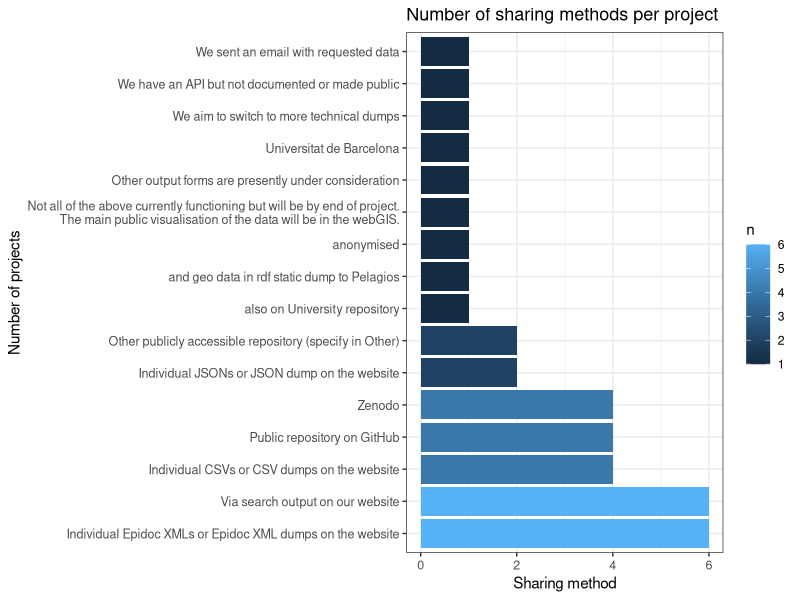

Generate this figure with R:
## ---- chunk 1
knitr::opts_chunk$set(echo = FALSE)

library(tidyverse)
## ---- chunk 2
# loading data from TSV file
partners<- read_tsv("../data/01_scoping_survey_anonymised.tsv")
## ---- chunk 3
partners_language <- as.data.frame(unlist(str_split(partners$Language_clean, "; ")))
colnames(partners_language) <- c("language")

partners_language_ratio <- partners_language %>% 
  count(language, sort=T) %>% 
  mutate(ratio = round(n/(sum(n)/100)))
partners_language_ratio
## ---- chunk 4
partners %>% 
  count(Website)
## ---- chunk 5
IT <- partners %>% 
  count(`Does you project have an IT specialist(s)?`, sort=T) %>% 
  rename(IT_spec = `Does you project have an IT specialist(s)?`) %>% 
  mutate(ratio = round(n/(sum(n)/100)))
IT
## ---- chunk 6
format <- partners %>% 
  count(`Our projects stores epigraphic data in the following formats`, sort=T) %>% 
  rename(format = `Our projects stores epigraphic data in the following formats`) %>% 
  mutate(no_format = str_count(format, ",") + 1)
format
## ---- chunk 7
share<- partners %>% 
  count(`Do you share your data outside of your project`, sort=T) %>% 
  rename(share = `Do you share your data outside of your project`) %>% 
  mutate(ratio = round((n/(sum(n)/100))))
share
## ---- chunk 8
outshare<- partners %>% 
  count(`How do share your data with users outside your project`, sort=T) %>% 
  rename(share_all = `How do share your data with users outside your project`) %>% 
  mutate(share_method = str_count(share_all, "; ") + 1) 

outshare
## ---- chunk 9

sharingserv <- as.data.frame(unlist(str_split(partners$`How do share your data with users outside your project`, "; ")))
colnames(sharingserv) <- c("service")


sharing_service <- sharingserv %>% 
  count(service, sort= T) 

sharingplot<- sharing_service %>% 
  ggplot() + 
  geom_col(aes(y= reorder(service, -n), x= n, fill = n), width = 0.9) + 
  scale_y_discrete(labels = function(x) str_wrap(x, width = 75))  +
  ggtitle("Number of sharing methods per project") +
  xlab("Sharing method") + ylab("Number of projects") +
  #coord_flip() +
  theme_bw() +
  #coord_cartesian(xlim = c(0, 5)) +
  theme(axis.text = element_text(size = 9)) +
  theme(plot.title = element_text(size = 13))

sharingplot
## ---- chunk 10
policies <- partners %>% 
  mutate(policies = `Does your institution of funding body require your project to comply with any data policies (e.g., FAIR principles, data storage, data sharing, Open Science)?`) %>% 
  count(policies, sort=T) %>% 
  mutate(ratio = round((n/(sum(n)/100))))
policies
## ---- chunk 11
unique(na.omit(partners$`If you have answered YES in the previous question, please specify what are the policies, or provide link.`))
## ---- chunk 12
stand_term <- as.data.frame(unlist(str_split(partners$`Standardized terminologies: The project uses the following systems (check all that apply)`, ", ")))
colnames(stand_term) <- c("standard_terminologies")

stand_term_ratio<- stand_term %>% 
  count(standard_terminologies, sort= T) %>% 
  mutate(ratio = round(n/(nrow(partners)/100)))  

stand_term_ratio
## ---- chunk 13
stand_method<- partners %>% 
  #count(`Standardized terminologies: The project uses the following systems (check all that apply)`, sort=T) %>% 
  rename(stand_all = `Standardized terminologies: The project uses the following systems (check all that apply)`) %>% 
  mutate(standard_method_no = str_count(stand_all, ", ") + 1)  %>% 
  select(standard_method_no) %>% 
  count(standard_method_no) %>% 
  mutate(ratio = round(n/(nrow(partners)/100),2))
stand_method
## ---- chunk 14
lod <- as.data.frame(unlist(str_split(partners$`Linked Open Data: The project uses the following systems (check all that apply)`, ", ")))
colnames(lod) <- c("linked_data")


lod_ratio<- lod %>% 
  count(linked_data, sort= T) %>% 
  mutate(ratio = round(n/(sum(n)/100),2)) %>% 
  mutate(ratio_all_proj = round(n/(nrow(partners)/100),2))
lod_ratio
## ---- chunk 15
# loading data from TSV file
projects<- read_tsv("../data/02_scoping_survey_anonymised.tsv")
## ---- chunk 16
proj_act<- projects %>% 
  count(`Is the project still active?`) %>% 
  mutate(ratio = round(n/(sum(n)/100),2))
proj_act
## ---- chunk 17
projects_language <- as.data.frame(unlist(str_split(projects$Language_clean, "; ")))
colnames(projects_language) <- c("language")

projects_language_ratio <- projects_language %>% 
  count(language, sort=T) %>% 
  mutate(ratio = round(n/(sum(n)/100),2))
projects_language_ratio
## ---- chunk 18
projects %>% 
  count(Website)
## ---- chunk 19
IT2 <- projects %>% 
  count(`Does you project have an IT specialist(s)?`, sort=T) %>% 
  rename(IT_spec = `Does you project have an IT specialist(s)?`) %>% 
  #na.omit(IT_spec) %>% 
  mutate(ratio = round(n/(nrow(projects)/100),2))
IT2
## ---- chunk 20
format2 <- projects %>% 
  count(`Our projects stores epigraphic data in the following formats`, sort=T) %>% 
  rename(format = `Our projects stores epigraphic data in the following formats`) %>% 
  mutate(no_format = str_count(format, ",") + 1)
format2
## ---- chunk 21
active_proj <- nrow(filter(projects, `Is the project still active?`%in% c("Yes")))
## ---- chunk 22
share2<- projects %>% 
  count(`Do you share your data outside of your project`, sort=T) %>% 
  rename(share = `Do you share your data outside of your project`) %>% 
  filter(share != "N/A") %>% 
  mutate(ratio = round((n/(sum(n)/100)),2))
share2
## ---- chunk 23
outshare2<- projects %>% 
  count(`How do share your data with users outside your project`, sort=T) %>% 
  rename(share_all = `How do share your data with users outside your project`) %>%
  filter(share_all != "N/A") %>% 
  mutate(share_method = str_count(share_all, "[,|;] ") + 1) 

outshare2
## ---- chunk 24
closed_proj <- nrow(filter(projects, `Is the project still active?`%in% c("No, the project is closed", "Currently not, but we are considering a re-start")))
## ---- chunk 25
share_cl<- projects %>% 
  rename(share = `Is the data created by your project accessible?`) %>%
  filter(share !="N/A") %>% 
  count(share, sort=T) %>% 
  mutate(ratio = round((n/(sum(closed_proj)/100)),2))
share_cl
## ---- chunk 26
sharing_clac <- as_tibble(unlist(str_split(projects$`Our project data are accessible via (check all that apply):`, ", ")))
colnames(sharing_clac) <- c("service")


sharing_claccess <- sharing_clac %>% 
  filter(service != "N/A") %>% 
  count(service, sort= T) %>% 
  mutate(ratio = round((n/(sum(closed_proj)/100)),2))
sharing_claccess
## ---- chunk 27
policies2 <- projects %>% 
  mutate(policies = `Does your institution of funding body require your project to comply with any data policies (e.g., FAIR principles, data storage, data sharing, Open Science)?`) %>% 
  count(policies, sort=T) %>% 
  mutate(ratio = round((n/(sum(n)/100)),2))
  
policies2
## ---- chunk 28
unique(na.omit(projects$`If you have answered YES in the previous question, please specify what are the policies, or provide link.`))
## ---- chunk 29
fair<- projects %>% 
  mutate(policy = `Are you familiar with the FAIR data principles?`) %>%
  count(policy, sort=T) %>% 
  mutate(ratio = round(n/(sum(n)/100),2))
fair
## ---- chunk 30
stand_term2 <- as.data.frame(unlist(str_split(projects$`Standardized terminologies: The project uses the following systems (check all that apply)`, ", ")))
colnames(stand_term2) <- c("standard_terminologies")


stand_term_ratio2<- stand_term2 %>% 
  count(standard_terminologies, sort= T) %>% 
  mutate(ratio = round(n/(sum(n)/100),2))

stand_term_ratio2
## ---- chunk 31
policy_share<- projects %>% 
  mutate(policy_share = `Are you willing to share the standardized terminologies used in your project with us (e.g. type of inscription vocabularies, type of material etc.)`) %>% 
  count(policy_share, sort=T) %>% 
  mutate(ratio = round(n/(sum(n)/100),2))
  
policy_share
## ---- chunk 32
lod2 <- as.data.frame(unlist(str_split(projects$`Linked Open Data: The project uses the following systems (check all that apply)`, ", ")))
colnames(lod2) <- c("linked_data")


lod_ratio2<- lod2 %>% 
  count(linked_data, sort= T) %>% 
  mutate(ratio = round(n/(sum(n)/100),2))

lod_ratio2
## ---- chunk 33
lod_future <- as.data.frame(unlist(str_split(partners$`Select all options your project like to be able to use within the next three years:`, ", ")))
colnames(lod_future) <- c("lod_f")


lod_f_ratio<- lod_future %>% 
  count(lod_f, sort= T) %>% 
  mutate(ratio = round(n/(sum(n)/100),2)) %>% 
  mutate(ratio_all_proj = round(n/(nrow(partners)/100),2))
lod_f_ratio
## ---- chunk 34
lod_ideas <- as.data.frame(unlist(str_split(partners$`Select all items your project would benefit from in the next three years:`, ", ")))
colnames(lod_ideas) <- c("lod_i")


lod_i_ratio<- lod_ideas %>% 
  count(lod_i, sort= T) %>% 
  mutate(ratio = n/(sum(n)/100)) %>% 
  mutate(ratio_all_proj = round(n/(nrow(partners)/100),2))

lod_i_ratio
## ---- chunk 35
unique(na.omit(partners$`Your personal wish list. Provide a description of potential tasks and issues the FAIR Epigraphy can help your project within the next three years (and beyond)`))
## ---- chunk 36
lod_future2 <- as.data.frame(unlist(str_split(projects$`Select all options your project like to be able to use within the next three years:`, ", ")))
colnames(lod_future2) <- c("lod_f")


lod_f_ratio2<- lod_future2 %>% 
  count(lod_f, sort= T) %>% 
  mutate(ratio = round(n/(sum(n)/100),2)) %>% 
  mutate(ratio_all_proj = round(n/(nrow(projects)/100),2))
lod_f_ratio2
## ---- chunk 37
lod_ideas2 <- as.data.frame(unlist(str_split(projects$`Select all items your project would benefit from in the next three years:`, ", ")))
colnames(lod_ideas2) <- c("lod_i")


lod_i_ratio2<- lod_ideas2 %>% 
  count(lod_i, sort= T) %>% 
  mutate(ratio = n/(sum(n)/100)) %>% 
  mutate(ratio_all_proj = round(n/(nrow(projects)/100),2))

lod_i_ratio2
## ---- chunk 38
unique(na.omit(projects$`Your personal wish list. Provide a description of potential tasks and issues the FAIR Epigraphy can help your project within the next three years (and beyond)`))
